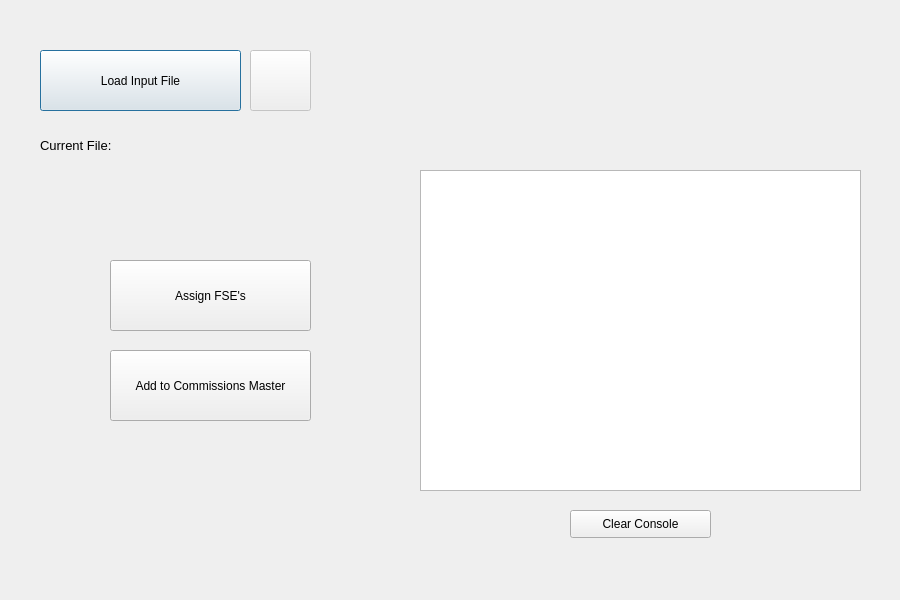
<?xml version="1.0" encoding="UTF-8"?>
<ui version="4.0">
 <class>AutomateExcel</class>
 <widget class="QDialog" name="AutomateExcel">
  <property name="geometry">
   <rect>
    <x>0</x>
    <y>0</y>
    <width>900</width>
    <height>600</height>
   </rect>
  </property>
  <property name="windowTitle">
   <string>Adjust File Screen</string>
  </property>
  <widget class="QPushButton" name="btn_select_file">
   <property name="geometry">
    <rect>
     <x>40</x>
     <y>50</y>
     <width>201</width>
     <height>61</height>
    </rect>
   </property>
   <property name="text">
    <string>Load Input File</string>
   </property>
  </widget>
  <widget class="QTextEdit" name="txt_console">
   <property name="geometry">
    <rect>
     <x>420</x>
     <y>170</y>
     <width>441</width>
     <height>321</height>
    </rect>
   </property>
   <property name="font">
    <font>
     <family>Dubai Medium</family>
     <pointsize>10</pointsize>
     <weight>50</weight>
     <bold>false</bold>
    </font>
   </property>
   <property name="readOnly">
    <bool>true</bool>
   </property>
   <property name="html">
    <string>&lt;!DOCTYPE HTML PUBLIC &quot;-//W3C//DTD HTML 4.0//EN&quot; &quot;http://www.w3.org/TR/REC-html40/strict.dtd&quot;&gt;
&lt;html&gt;&lt;head&gt;&lt;meta name=&quot;qrichtext&quot; content=&quot;1&quot; /&gt;&lt;style type=&quot;text/css&quot;&gt;
p, li { white-space: pre-wrap; }
&lt;/style&gt;&lt;/head&gt;&lt;body style=&quot; font-family:'Dubai Medium'; font-size:10pt; font-weight:400; font-style:normal;&quot;&gt;
&lt;p style=&quot;-qt-paragraph-type:empty; margin-top:0px; margin-bottom:0px; margin-left:0px; margin-right:0px; -qt-block-indent:0; text-indent:0px;&quot;&gt;&lt;br /&gt;&lt;/p&gt;&lt;/body&gt;&lt;/html&gt;</string>
   </property>
  </widget>
  <widget class="QLabel" name="lbl_logo_image">
   <property name="geometry">
    <rect>
     <x>520</x>
     <y>70</y>
     <width>241</width>
     <height>71</height>
    </rect>
   </property>
   <property name="acceptDrops">
    <bool>true</bool>
   </property>
   <property name="autoFillBackground">
    <bool>true</bool>
   </property>
   <property name="text">
    <string/>
   </property>
   <property name="pixmap">
    <pixmap>h2-logo.png</pixmap>
   </property>
   <property name="scaledContents">
    <bool>true</bool>
   </property>
  </widget>
  <widget class="QLabel" name="lbltxt_current_file">
   <property name="geometry">
    <rect>
     <x>40</x>
     <y>130</y>
     <width>111</width>
     <height>31</height>
    </rect>
   </property>
   <property name="font">
    <font>
     <pointsize>10</pointsize>
    </font>
   </property>
   <property name="text">
    <string>&lt;html&gt;&lt;head/&gt;&lt;body&gt;&lt;p&gt;&lt;span style=&quot; text-decoration: underline;&quot;&gt;Current File:&lt;/span&gt;&lt;/p&gt;&lt;/body&gt;&lt;/html&gt;</string>
   </property>
  </widget>
  <widget class="QLabel" name="lbl_selected_file">
   <property name="geometry">
    <rect>
     <x>40</x>
     <y>170</y>
     <width>351</width>
     <height>31</height>
    </rect>
   </property>
   <property name="font">
    <font>
     <pointsize>9</pointsize>
    </font>
   </property>
   <property name="text">
    <string>&lt;No File Selected&gt;</string>
   </property>
   <property name="alignment">
    <set>Qt::AlignLeading|Qt::AlignLeft|Qt::AlignTop</set>
   </property>
   <property name="wordWrap">
    <bool>false</bool>
   </property>
  </widget>
  <widget class="QPushButton" name="btn_clear_console">
   <property name="geometry">
    <rect>
     <x>570</x>
     <y>510</y>
     <width>141</width>
     <height>28</height>
    </rect>
   </property>
   <property name="text">
    <string>Clear Console</string>
   </property>
  </widget>
  <widget class="QPushButton" name="btn_deselect_file">
   <property name="enabled">
    <bool>false</bool>
   </property>
   <property name="geometry">
    <rect>
     <x>250</x>
     <y>50</y>
     <width>61</width>
     <height>61</height>
    </rect>
   </property>
   <property name="icon">
    <iconset>
     <normaloff>clear-file.png</normaloff>clear-file.png</iconset>
   </property>
   <property name="iconSize">
    <size>
     <width>30</width>
     <height>30</height>
    </size>
   </property>
  </widget>
  <widget class="QPushButton" name="btn_assign_fse">
   <property name="geometry">
    <rect>
     <x>110</x>
     <y>260</y>
     <width>201</width>
     <height>71</height>
    </rect>
   </property>
   <property name="styleSheet">
    <string notr="true"/>
   </property>
   <property name="text">
    <string>Assign FSE's</string>
   </property>
  </widget>
  <widget class="QPushButton" name="btn_add_to_master">
   <property name="geometry">
    <rect>
     <x>110</x>
     <y>350</y>
     <width>201</width>
     <height>71</height>
    </rect>
   </property>
   <property name="styleSheet">
    <string notr="true"/>
   </property>
   <property name="text">
    <string>Add to Commissions Master</string>
   </property>
  </widget>
 </widget>
 <resources/>
 <connections/>
</ui>
